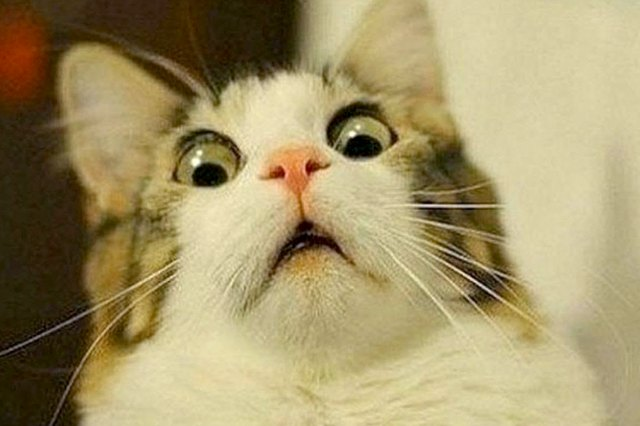
#> input picture img3.jpg, 640 x 426 px
$ python zadanie5.py
#> lines starting #> are read from the running program, lines starting #| are printed output that depends on the picture
"""Grayscale Image Conversion Comparison (CPU vs. GPU)
Copyright 2023 Dominika Bemberakova.
Licensed to MIT https://spdx.org/licenses/MIT.html

This module implements a script that converts color images to grayscale using both CPU and GPU processing.
"""


from numba import cuda
from PIL import Image
import numpy as np
import time


@cuda.jit
def cuda_calculate(image_in, image_out):
    """
    CUDA kernel that calculates the grayscale value for each pixel in the input image and stores it in the output image.

    Args:
        image_in: A numpy array representing the input image.
        image_out: A numpy array representing the output image.

    Returns:
        None.
    """
    x, y = cuda.grid(2)

    if x < image_in.shape[0] and y < image_in.shape[1]:
        r, g, b = image_in[x, y]
        gray_value = 0.2989 * r + 0.5870 * g + 0.1140 * b
        image_out[x, y] = gray_value


def grayscale_on_cpu(image):
    """
    Converts the input image to grayscale using CPU processing.

    Args:
        image: A PIL.Image object representing the input image.

    Returns:
        A numpy array representing the grayscale version of the input image.
    """
    image_in = np.array(image)
    image_out = np.empty((image_in.shape[0], image_in.shape[1]), dtype=np.uint8)

    for i in range(image_in.shape[0]):
        for j in range(image_in.shape[1]):
            r, g, b = image_in[i, j]
            gray_value = 0.2989 * r + 0.5870 * g + 0.1140 * b
            image_out[i, j] = gray_value

    return image_out


def grayscale_on_gpu(image):
    """
    Converts the input image to grayscale using GPU processing.

    Args:
        image: A PIL.Image object representing the input image.

    Returns:
        A numpy array representing the grayscale version of the input image.
    """
    # Allocate memory on GPU for the input and output images
    image_in = cuda.to_device(np.array(image))
    image_out = cuda.device_array((new_height, new_width), dtype=np.uint8)

    threadsperblock = (32, 32)
    blockspergrid_x = (image_in.shape[0] + threadsperblock[0] - 1) // threadsperblock[0]
    blockspergrid_y = (image_in.shape[1] + threadsperblock[1] - 1) // threadsperblock[1]
    blockspergrid = (blockspergrid_x, blockspergrid_y)

    cuda_calculate[blockspergrid, threadsperblock](image_in, image_out)
    # Copy the output image from GPU to CPU and return it
    return image_out.copy_to_host()


if __name__ == '__main__':
    # Check Cuda availability
    # print(cuda.is_available())

    input_image = Image.open("img3.jpg")
#> input_image is the input picture: PIL image 640x426 RGB; mean R, G, B 163.3, 148.6, 104.5
    # Define the desired resolution
    new_width = 270
    new_height = 350

    resized_image = input_image.resize((new_width, new_height))  # Resize the image
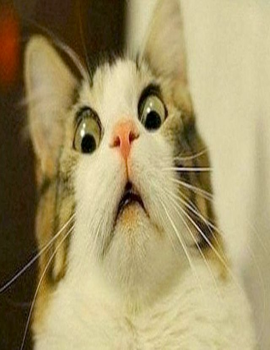
#> resized_image: PIL image 270x350 RGB; mean R, G, B 163.3, 148.6, 104.5

    start_gpu_time = time.time()  # Start the timer for GPU
#> (the run stopped early here; a loop or call above may not have finished)

$ run again, with img1.jpg copied over img3.jpg
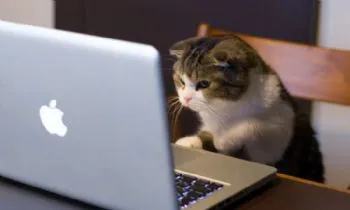
#> input picture img1.jpg, 350 x 210 px
#> input_image is the input picture: PIL image 350x210 RGB; mean R, G, B 123.3, 115.3, 117.6
#> `resized_image = input_image.resize((new_width, new_height))`:
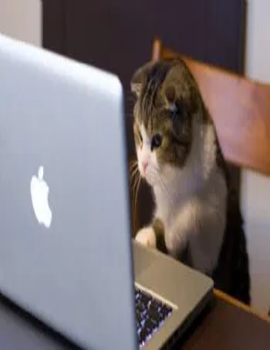
#> resized_image: PIL image 270x350 RGB; mean R, G, B 123.3, 115.3, 117.6

$ run again, with img2.jpg copied over img3.jpg
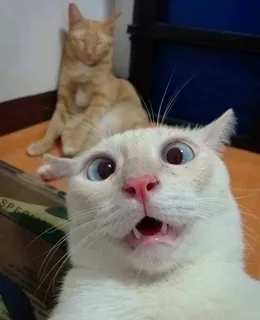
#> input picture img2.jpg, 260 x 320 px
#> input_image is the input picture: PIL image 260x320 RGB; mean R, G, B 111.5, 105.6, 100
#> `resized_image = input_image.resize((new_width, new_height))`:
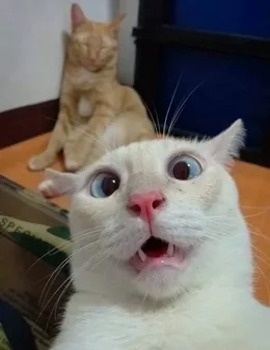
#> resized_image: PIL image 270x350 RGB; mean R, G, B 111.5, 105.6, 100.1
